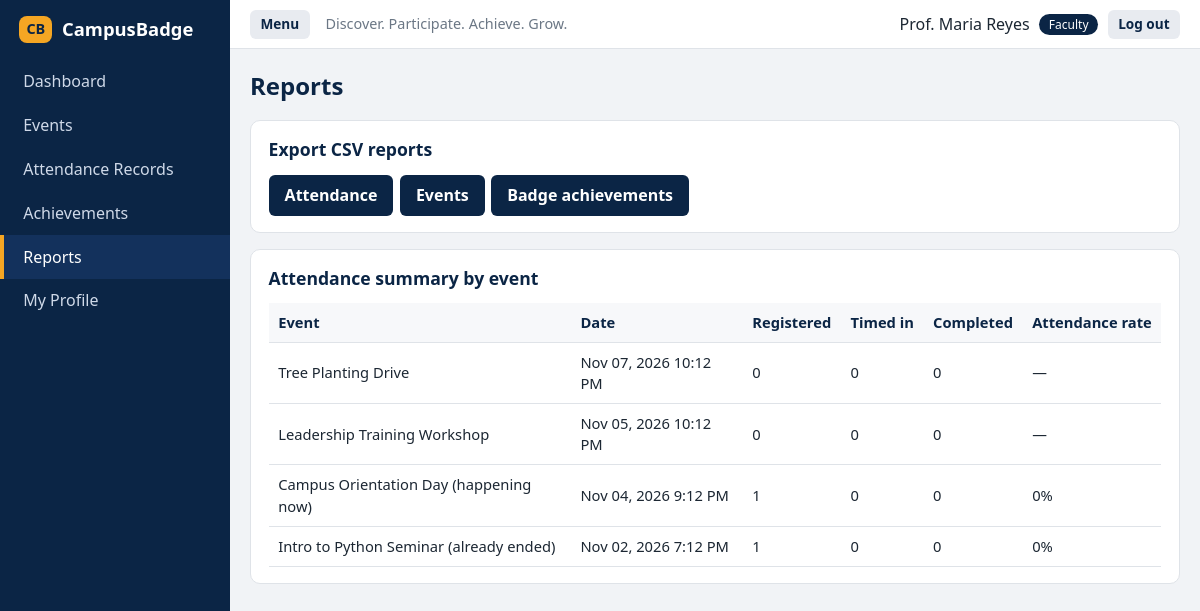
Screenshot of /reports (signed in) with the database file from the repository.
### tables this page shows
CREATE TABLE users (
    id INTEGER PRIMARY KEY AUTOINCREMENT,
    id_number TEXT NOT NULL DEFAULT '',
    full_name TEXT NOT NULL,
    email TEXT NOT NULL UNIQUE COLLATE NOCASE,
    password_hash TEXT NOT NULL,
    role TEXT NOT NULL CHECK (role IN ('student','faculty','admin')),
    status TEXT NOT NULL DEFAULT 'active' CHECK (status IN ('active','pending','rejected','disabled')),
    program TEXT NOT NULL DEFAULT '',
    created_at TEXT NOT NULL
);

CREATE TABLE events (
    id INTEGER PRIMARY KEY AUTOINCREMENT,
    title TEXT NOT NULL,
    description TEXT NOT NULL DEFAULT '',
    category TEXT NOT NULL,
    location TEXT NOT NULL,
    start_time TEXT NOT NULL,
    end_time TEXT NOT NULL,
    capacity INTEGER NOT NULL CHECK (capacity > 0),
    qr_token TEXT NOT NULL,
    created_by INTEGER REFERENCES users(id),
    archived INTEGER NOT NULL DEFAULT 0,
    created_at TEXT NOT NULL,
    CHECK (end_time > start_time)
);

### app.py (the view)
@app.route("/reports")
@roles_required("faculty", "admin")
def reports():
    owner = g.user.id if g.user.role == "faculty" else None
    with db.db_session() as conn:
        summary = db.event_summary(conn, owner)
        activity = db.list_activity(conn, 30) if g.user.role == "admin" else []
    extras = {}
    if g.user.role == "admin":
        extras = {"exports": fp.list_files(fp.EXPORT_DIR), "backups": fp.list_files(fp.BACKUP_DIR),
                  "error_lines": fp.tail_file(fp.ERROR_LOG, 12)}
    return render_template("reports.html", summary=summary, activity=activity, **extras)

### app.py (called while the page is built)
def csrf_token():
    if "_csrf" not in session:
        session["_csrf"] = secrets.token_hex(16)
    return session["_csrf"]

def fmt_dt(value):
    if not value:
        return "—"
    dt = parse_dt(value)
    return f"{dt.strftime('%b %d, %Y')} {int(dt.strftime('%I'))}:{dt.strftime('%M %p')}"

@app.context_processor
def inject_globals():
    logo = fp.find_logo()
    logo_url = url_for("logo_image", v=int(logo[0].stat().st_mtime)) if logo else None
    return {"user": g.get("user"), "testing_mode": TESTING_MODE, "logo_url": logo_url}

@app.before_request
def load_user_and_check_csrf():
    g.user = None
    if request.endpoint == "static":
        return
    user_id = session.get("user_id")
    if user_id:
        with db.db_session() as conn:
            row = db.get_user_row(conn, user_id)
        if row and row["status"] == "active":
            g.user = user_from_row(row)
        else:
            session.clear()
    if request.method == "POST":
        sent = request.form.get("_csrf") or request.headers.get("X-CSRF-Token", "")
        if not sent or not secrets.compare_digest(sent, session.get("_csrf", "")):
            abort(400)

def login_required(view):
    @wraps(view)
    def wrapper(*args, **kwargs):
        if g.user is None:
            flash("Please log in to continue.", "warning")
            return redirect(url_for("login"))
        return view(*args, **kwargs)
    return wrapper

def roles_required(*roles):
    def decorator(view):
        @wraps(view)
        @login_required
        def wrapper(*args, **kwargs):
            if g.user.role not in roles:
                raise UnauthorizedAccessError()
            return view(*args, **kwargs)
        return wrapper
    return decorator

### database.py (called while the page is built)
def connect():
    try:
        Path(DB_PATH).parent.mkdir(parents=True, exist_ok=True)
        conn = sqlite3.connect(DB_PATH, timeout=10, isolation_level=None)
        conn.row_factory = sqlite3.Row
        conn.execute("PRAGMA foreign_keys = ON")
        return conn
    except (sqlite3.Error, OSError) as exc:
        logger.exception("Could not open database")
        raise DatabaseError() from exc

def get_user_row(conn, user_id):
    return conn.execute("SELECT * FROM users WHERE id = ?", (user_id,)).fetchone()

### file_processing.py (called while the page is built)
def find_logo():
    for ext, mime in LOGO_TYPES.items():
        path = LOGO_DIR / f"logo.{ext}"
        if path.is_file():
            return path, mime
    return None

### models.py (called while the page is built)
    @property
    def id(self):
        return self._id

### templates/reports.html (shortened to what this page needs)
{% extends "base.html" %}
{% from "_macros.html" import csrf %}
{% block content %}
<h1>Reports</h1>
<section class="card">
  <h2>Export CSV reports</h2>
  <div class="actions">
    <a class="btn btn-primary" href="{{ url_for('export_report', kind='attendance') }}">Attendance</a>
    <a class="btn btn-primary" href="{{ url_for('export_report', kind='events') }}">Events</a>
    <a class="btn btn-primary" href="{{ url_for('export_report', kind='achievements') }}">Badge achievements</a>
  </div>
</section>
<section class="card">
  <h2>Attendance summary by event</h2>
  <div class="table-wrap"><table>
    <thead><tr><th>Event</th><th>Date</th><th>Registered</th><th>Timed in</th><th>Completed</th><th>Attendance rate</th></tr></thead>
    <tbody>
    {% for s in summary %}<tr><td>{{ s.title }}</td><td>{{ s.start_time|fmt_dt }}</td><td>{{ s.registered }}</td><td>{{ s.timed_in }}</td><td>{{ s.completed }}</td>
      <td>{{ ((100 * s.completed / s.registered)|round|int ~ '%') if s.registered else '—' }}</td></tr>
    {% else %}<tr><td colspan="6" class="muted">No events yet.</td></tr>{% endfor %}
    </tbody></table></div>
</section>
{% endblock %}

### templates/base.html (shortened to what this page needs)
{% from "_macros.html" import csrf %}
<!doctype html>
<html lang="en">
<head>
  <link rel="stylesheet" href="{{ url_for('static', filename='css/style.css') }}">
</head>
<body>
{% if user %}
<div class="layout">
  <aside class="sidebar" id="sidebar">
    <div class="brand">{% if logo_url %}<img class="logo-img" src="{{ logo_url }}" alt="CampusBadge logo">{% else %}<span class="logo">CB</span>{% endif %} CampusBadge</div>
    {% set ep = request.endpoint %}
    <nav>
      <a href="{{ url_for('dashboard') }}" class="{{ 'active' if ep and ep.endswith('_dashboard') }}">Dashboard</a>
      <a href="{{ url_for('events') }}" class="{{ 'active' if ep and ep.startswith('event') }}">Events</a>
      {% if user.role == 'student' %}
        <a href="{{ url_for('attendance') }}" class="{{ 'active' if ep == 'attendance' }}">QR Attendance</a>
        <a href="{{ url_for('badges') }}" class="{{ 'active' if ep == 'badges' }}">My Badges</a>
      {% else %}
        <a href="{{ url_for('attendance') }}" class="{{ 'active' if ep == 'attendance' }}">Attendance Records</a>
        <a href="{{ url_for('achievements') }}" class="{{ 'active' if ep == 'achievements' }}">Achievements</a>
        <a href="{{ url_for('reports') }}" class="{{ 'active' if ep == 'reports' }}">Reports</a>
      {% endif %}
      <a href="{{ url_for('profile') }}" class="{{ 'active' if ep == 'profile' }}">My Profile</a>
    </nav>
  </aside>
  <div class="main">
    <header class="topbar">
      <button type="button" id="menu-toggle" class="btn btn-light btn-sm menu-btn" aria-label="Toggle menu">Menu</button>
      <span class="tagline">Discover. Participate. Achieve. Grow.</span>
      <div class="topbar-user">
        <span>{{ user.full_name }}</span> <span class="role-pill">{{ user.role }}</span>
        <form method="post" action="{{ url_for('logout') }}">{{ csrf() }}<button class="btn btn-light btn-sm">Log out</button></form>
      </div>
    </header>
    <main class="content">
{% else %}
<main class="auth-wrap">
{% endif %}
      {% block content %}{% endblock %}
{% if user %}
    </main>
  </div>
</div>
{% else %}
</main>
{% endif %}
</body>
</html>

### static/css/style.css (style rules this page uses)
:root { --navy:#0b2545; --navy2:#13315c; --accent:#f5a623; --accent-d:#d98e0f; --bg:#f1f3f6; --card:#fff; --text:#1c2733; --muted:#6b7785; --line:#dfe3e8; --ok:#1f8a4c; --bad:#c0392b; --warn:#b7791f; }
* { box-sizing: border-box; }
body { margin:0; font-family: system-ui, -apple-system, "Segoe UI", Roboto, Arial, sans-serif; background:var(--bg); color:var(--text); line-height:1.45; }
h1 { font-size:1.5rem; margin:0 0 1rem; color:var(--navy); }
h2 { font-size:1.1rem; margin:0 0 .75rem; color:var(--navy); }
a { color:var(--navy2); }
.layout { display:flex; min-height:100vh; }
.sidebar { width:230px; background:var(--navy); color:#fff; padding:1rem 0; flex-shrink:0; }
.brand { font-weight:700; font-size:1.15rem; padding:0 1.2rem 1rem; display:flex; align-items:center; gap:.6rem; }
.logo { background:var(--accent); color:var(--navy); border-radius:8px; padding:.2rem .45rem; font-size:.9rem; }
.sidebar nav a { display:block; color:#cfd9e8; text-decoration:none; padding:.65rem 1.2rem; border-left:4px solid transparent; }
.sidebar nav a.active { background:var(--navy2); color:#fff; border-left-color:var(--accent); }
.main { flex:1; min-width:0; display:flex; flex-direction:column; }
.topbar { background:#fff; border-bottom:1px solid var(--line); padding:.6rem 1.25rem; display:flex; align-items:center; gap:1rem; }
.tagline { color:var(--muted); font-size:.9rem; flex:1; }
.topbar-user { display:flex; align-items:center; gap:.6rem; }
.topbar-user form { margin:0; }
.role-pill { background:var(--navy); color:#fff; border-radius:99px; padding:.1rem .6rem; font-size:.75rem; text-transform:capitalize; }
.content { padding:1.25rem; max-width:1200px; width:100%; }
.menu-btn { display:none; }
.card { background:var(--card); border:1px solid var(--line); border-radius:10px; padding:1rem 1.1rem; margin-bottom:1rem; }
.table-wrap { overflow-x:auto; }
table { width:100%; border-collapse:collapse; font-size:.92rem; }
th, td { text-align:left; padding:.55rem .6rem; border-bottom:1px solid var(--line); vertical-align:middle; }
th { background:#f7f8fa; color:var(--navy); font-weight:600; white-space:nowrap; }
td.actions, .actions { display:flex; gap:.4rem; flex-wrap:wrap; align-items:center; }
.btn { display:inline-block; border:0; border-radius:6px; padding:.55rem 1rem; font:inherit; font-weight:600; cursor:pointer; text-decoration:none; text-align:center; }
.btn-primary { background:var(--navy); color:#fff; }
.btn-light { background:#e8ebf0; color:var(--navy); }
.btn-sm { padding:.3rem .65rem; font-size:.85rem; }

### rows the page displays
users: full_name "Prof. Maria Reyes", role "Faculty"
events: title "Tree Planting Drive", start_time|fmt_dt "Nov 07, 2026 10:12 PM", registered "0", timed_in "0", completed "0", completed "—"
events: title "Leadership Training Workshop", start_time|fmt_dt "Nov 05, 2026 10:12 PM", registered "0", timed_in "0", completed "0", completed "—"
events: title "Campus Orientation Day (happening now)", start_time|fmt_dt "Nov 04, 2026 9:12 PM", registered "1", timed_in "0", completed "0", completed "0%"
events: title "Intro to Python Seminar (already ended)", start_time|fmt_dt "Nov 02, 2026 7:12 PM", registered "1", timed_in "0", completed "0", completed "0%"
